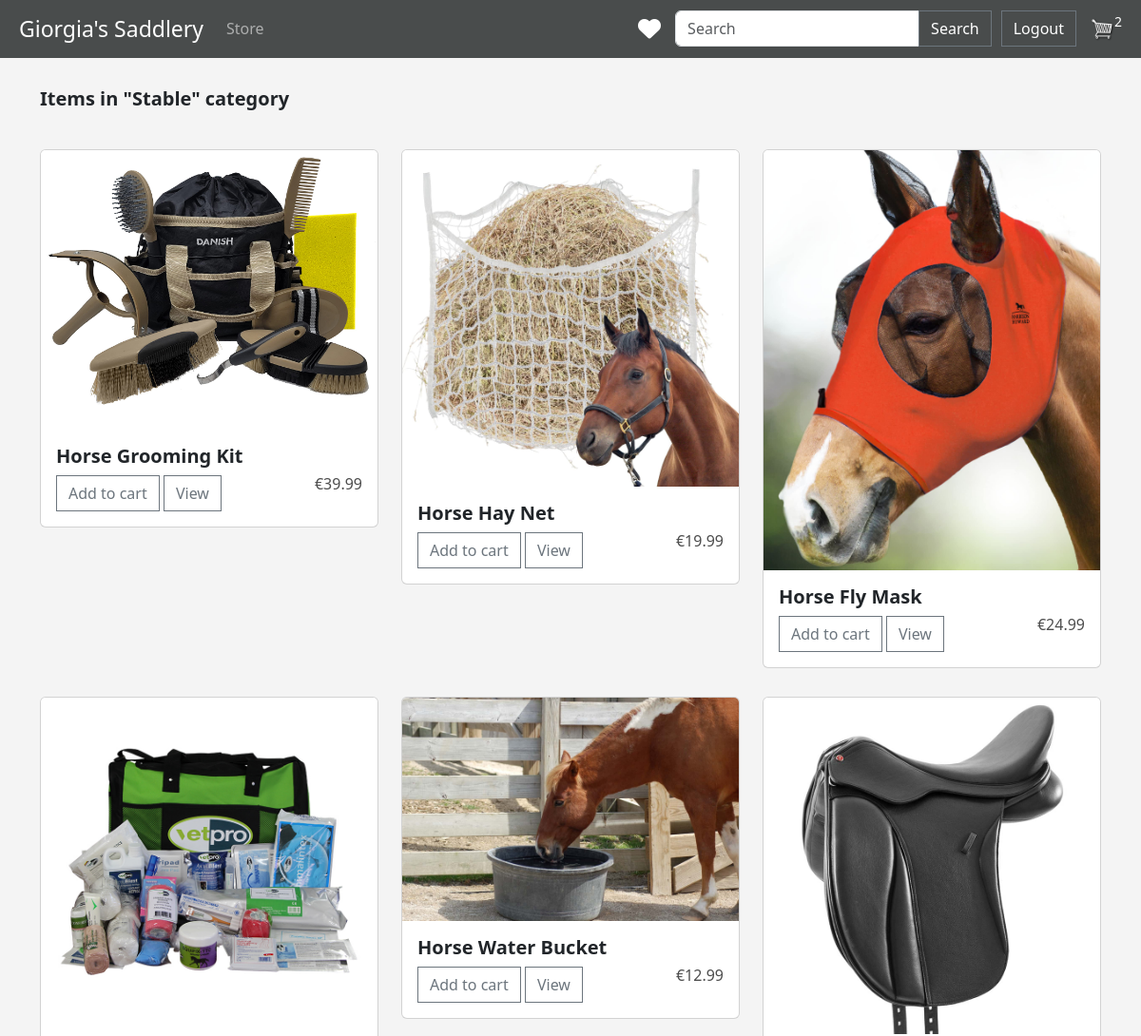
Page /category_page/3/ (signed in, upper part) on the earlier database version.
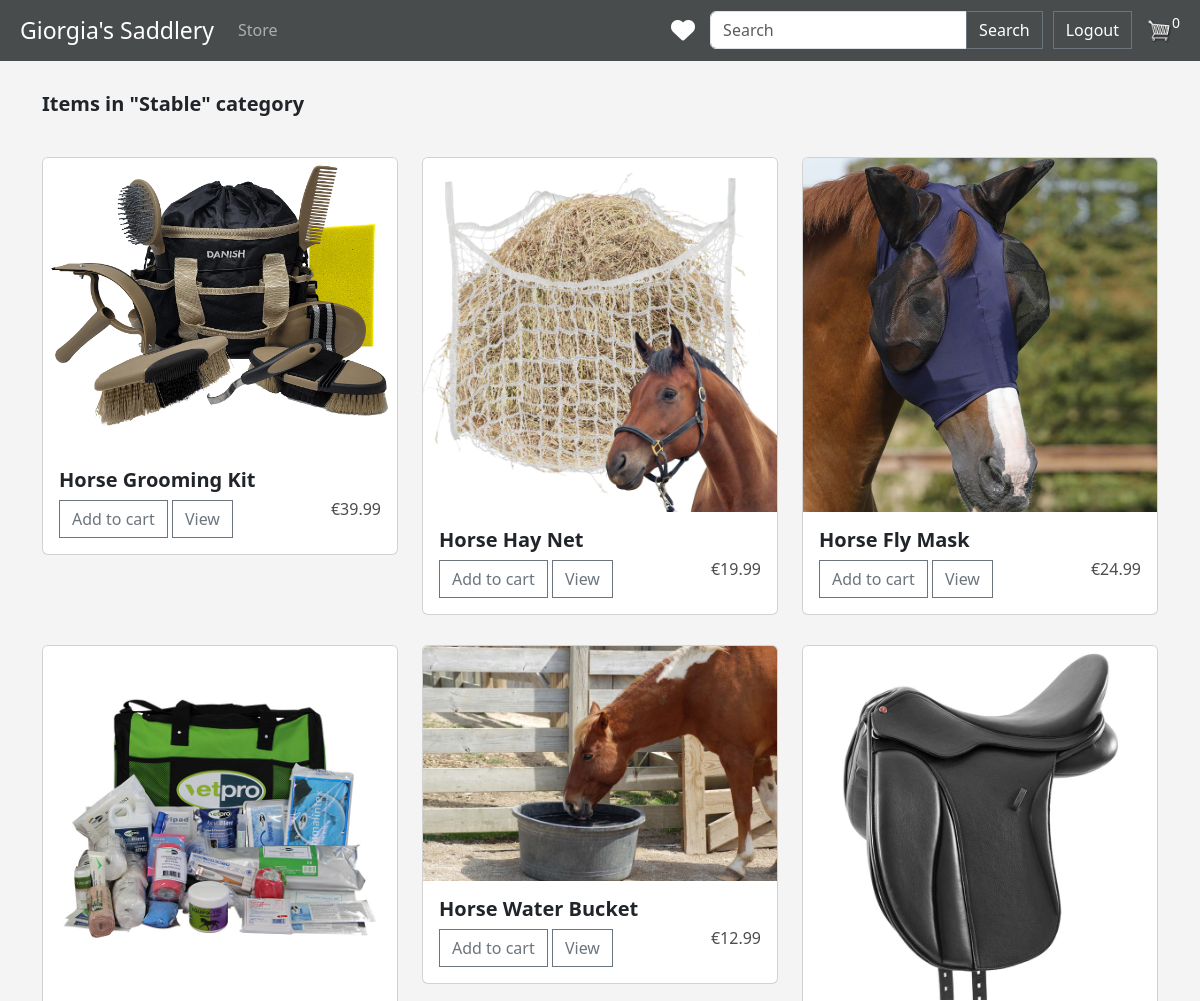
Same page on the later database version.
### store/models.py (models this page shows, shortened)
class OrderModel(models.Model):
    customer = models.ForeignKey(CustomerModel, on_delete=models.SET_NULL, blank=True, null=True)
    date_order = models.DateTimeField(auto_now_add=True)
    complete = models.BooleanField(default=False, null=True, blank=True)
    transaction_id = models.CharField(max_length=5, null=True)
    def calculate_cart_items(self):
        orderitems = self.orderitemmodel_set.all()
        total = sum([item.quantity for item in orderitems])
        return total

class OrderItemModel(models.Model):
    product = models.ForeignKey(ProductModel, on_delete=models.SET_NULL, null=True, blank=True)
    order = models.ForeignKey(OrderModel, on_delete=models.SET_NULL, null=True, blank=True)
    quantity = models.IntegerField(default=0, null=True, blank=True)
    date_added = models.DateTimeField(auto_now_add=True)

class ProductModel(models.Model):
    name = models.CharField(max_length=200, null=True)
    price = models.FloatField()
    category = models.ForeignKey(CategoryModel, on_delete=models.SET_NULL, null=True)
    image = models.ImageField(null=True, blank=True)
    description = models.TextField(null=True, blank=True)
    numberOfLikes = models.IntegerField(default=0)
    @property
    def imageURL(self):   #senza questa funzione se ci fosse un prodotto senza immagine darebbe errore a tutta la pagina
        try:
            url = self.image.url
        except:
            url = ''
        return url

### store/views.py (the view)
# urls.py: path('category_page/<int:id>/', views.category, name='category'),
def category(request, id):
    category = get_object_or_404(CategoryModel, pk=id)
    items = ProductModel.objects.filter(category=category)
    cart_items = 0
    if request.user.is_authenticated:
        customer = request.user.customermodel
        order, created = OrderModel.objects.get_or_create(customer=customer, complete=False)
        cart_items = order.calculate_cart_items
    else:
        order = None
        cart_items = 0
    return render(request, 'store/category_page.html', {
        'category': category,
        'items': items,
        'cart_items': cart_items,
    })

### store/templates/store/category_page.html
{% extends 'store/main.html' %}
{% load static %}
{% block content %}
<div class="py-2" style="margin-top: 20px; font-size: 20px;"><strong> Items in "{{category.name}}" category </strong></div>
<div class="row">
  {% for item in items %}
    <div class="col-md-4 col-sm-6" style="padding-top: 30px;">
      <div class="card" >
        <img src="{{item.imageURL}}" class="card-img-top" alt="...">
        <div class="card-body">
          <h5 class="card-title"> <strong>{{ item.name }}</strong></h5>
          {% if user.is_authenticated %}
            <a href="#" class="btn btn-outline-secondary add-btn update-cart" data-action="add" data-product="{{item.id}}">Add to cart</a>
          {% else %}
            <a href="{% url 'login' %}" class="btn btn-outline-secondary add-btn update-cart" data-action="add" data-product="{{item.id}}">Login to add to cart</a>
          {% endif %}
          <a class="btn btn-outline-secondary" href="{% url 'detail' item.id %}"> View </a>
          <h6 style="display: inline-block; float: right"> €{{item.price|floatformat:2}} </h6>
        </div>
      </div>
    </div>
  {% endfor %}
</div>
{% endblock content %}

### store/templates/store/main.html (shortened to what this page needs)
<!DOCTYPE html>
{% load static %}
<html lang="en">
<head>
    <link href="https://cdn.jsdelivr.net/npm/bootstrap@5.3.0-alpha3/dist/css/bootstrap.min.css" rel="stylesheet">
    <link rel="stylesheet" type="text/css" href="{% static 'css/main.css' %}">
</head>
<body>
<nav class="navbar navbar-expand-lg navbar-dark bg-dark" style="padding-right: 20px; padding-left: 20px;">
  <a class="navbar-brand" href="{% url 'store' %}" style="font-size: 23px;">  Giorgia's Saddlery </a>
  <div class="collapse navbar-collapse justify-content-between" id="navbarSupportedContent">
    <ul class="navbar-nav mr-auto">
      <li class="nav-item active">
        <a class="nav-link" href="{% url 'store' %}"> Store</a>
      </li>
    </ul>
    <div class="form-inline my-2 my-lg-0 d-flex align-items-center">
        {% if request.user.is_authenticated %}
        <a href="{% url 'likedProducts' %}" style="text-decoration: none; margin-right: 15px" >
            <i class="fa-solid fa-heart fa-xl" style="color: white"></i>
        </a>
        {% endif %}
         <form class="form-inline my-2 my-lg-0" action="{% url 'search' %}" method=POST style="margin-right: 10px">
            <div class="input-group">
            <input class="form-control mr-sm-2" type="search" placeholder="Search" aria-label="Search" name="searched">
            <div class="input-group-append">
                <button class="btn btn-outline-secondary my-2 my-sm-0" type="submit" style="color: white">Search</button>
            </div>
            </div>
        </form>
        {% if request.user.is_authenticated %}
         		<a href="{% url 'logout' %}" class="btn btn-outline-secondary my-2 my-sm-0" type="submit" style="color: white">Logout</a>
        {% else %}
         		<a href="{% url 'login' %}" class="btn btn-outline-secondary my-2 my-sm-0" type="submit" style="color: white; margin-right: 10px;">Login</a>
                <a href="{% url 'register_user' %}" class="btn btn-outline-secondary my-2 my-sm-0" type="submit" style="color: white">Register</a>
        {% endif %}
        {% if request.user.is_authenticated %}
            <a href="{% url 'cart' %}">
                    <img  id="cart-icon" src="{% static 'images/cart.png' %}" >
            </a>
            <p id="cart-total" style="color:white; background-color: transparent; font-size: 14px;">{{cart_items}}</p>
        {% endif %}
    </div>
  </div>
</nav>
<div class="container" style="margin-bottom: 30px">
    {% block content%}
    {% endblock content%}
</div>
</body>
</html>

Differences in the rows shown:
removed OrderModel: id.quantity "2"
added OrderModel: id "0"
changed ProductModel "Horse Fly Mask": imageURL: a different picture
